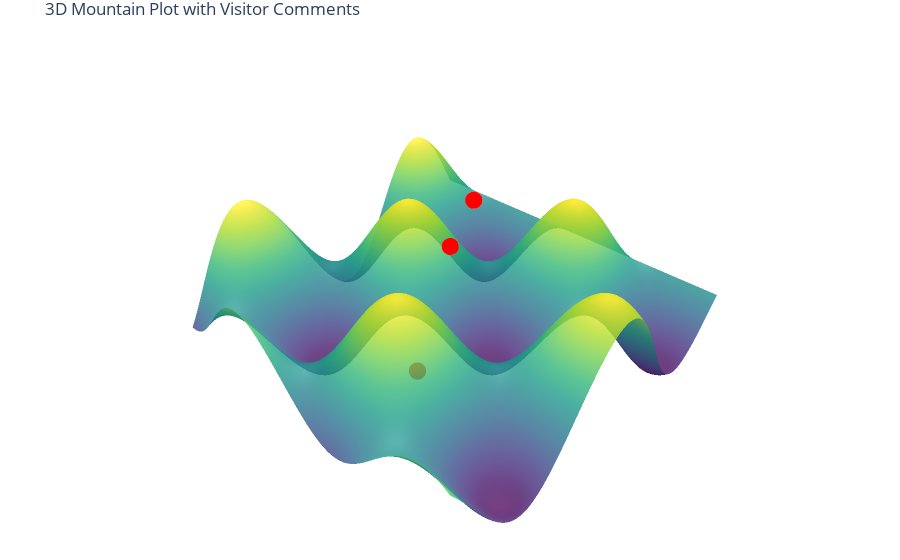

Write notebook code for a chart like this one.
### Code cell
import plotly.graph_objects as go
import numpy as np

# Generate synthetic terrain data
x = np.linspace(0, 100, 100)
y = np.linspace(0, 100, 100)
x_grid, y_grid = np.meshgrid(x, y)
z_grid = np.sin(x_grid / 10) * np.cos(y_grid / 10) * 20 + 50

# Visitor comment data
comments = [
    {"x": 20, "y": 30, "z": 60, "comment": "Amazing view!"},
    {"x": 80, "y": 70, "z": 55, "comment": "Saw a deer here."},
    {"x": 50, "y": 50, "z": 65, "comment": "Perfect spot for lunch."}
]

# Create the plot
fig = go.Figure()

# Add terrain surface (no hover info)
fig.add_trace(go.Surface(
    z=z_grid, x=x, y=y,
    colorscale='Viridis',
    opacity=0.8,
    showscale=False,
    hoverinfo='skip'  # Disable tooltips for surface
))

# Add red comment markers
fig.add_trace(go.Scatter3d(
    x=[c["x"] for c in comments],
    y=[c["y"] for c in comments],
    z=[c["z"] for c in comments],
    mode='markers',
    marker=dict(size=6, color='red'),
    text=[c["comment"] for c in comments],
    hoverinfo='text',
    name='Comments'
))

# Clean up axes and layout
fig.update_layout(
    title="3D Mountain Plot with Visitor Comments",
    scene=dict(
        xaxis=dict(visible=False),
        yaxis=dict(visible=False),
        zaxis=dict(visible=False),
        bgcolor='white'
    ),
    margin=dict(l=0, r=0, t=30, b=0),
    showlegend=False
)

fig.show()

### Figure 1 — Plotly figure (JSON) as saved in the notebook; plotly's stock layout.template omitted (floating-point values rounded to 4 significant figures; data arrays with more than 128 entries replaced by an {"elided": "..."} marker saying what was removed)
{"data": [{"colorscale": [[0, "#440154"], [0.1111, "#482878"], [0.2222, "#3e4989"], [0.3333, "#31688e"], [0.4444, "#26828e"], [0.5556, "#1f9e89"], [0.6667, "#35b779"], [0.7778, "#6ece58"], [0.8889, "#b5de2b"], [1, "#fde725"]], "hoverinfo": "skip", "opacity": 0.8, "showscale": false, "type": "surface", "x": [0, 1.01, 2.02, 3.03, 4.04, 5.051, 6.061, 7.071, 8.081, 9.091, 10.1, 11.11, 12.12, 13.13, 14.14, 15.15, 16.16, 17.17, 18.18, 19.19, 20.2, 21.21, 22.22, 23.23, 24.24, 25.25, 26.26, 27.27, 28.28, 29.29, 30.3, 31.31, 32.32, 33.33, 34.34, 35.35, 36.36, 37.37, 38.38, 39.39, 40.4, 41.41, 42.42, 43.43, 44.44, 45.45, 46.46, 47.47, 48.48, 49.49, 50.51, 51.52, 52.53, 53.54, 54.55, 55.56, 56.57, 57.58, 58.59, 59.6, 60.61, 61.62, 62.63, 63.64, 64.65, 65.66, 66.67, 67.68, 68.69, 69.7, 70.71, 71.72, 72.73, 73.74, 74.75, 75.76, 76.77, 77.78, 78.79, 79.8, 80.81, 81.82, 82.83, 83.84, 84.85, 85.86, 86.87, 87.88, 88.89, 89.9, 90.91, 91.92, 92.93, 93.94, 94.95, 95.96, 96.97, 97.98, 98.99, 100], "y": [0, 1.01, 2.02, 3.03, 4.04, 5.051, 6.061, 7.071, 8.081, 9.091, 10.1, 11.11, 12.12, 13.13, 14.14, 15.15, 16.16, 17.17, 18.18, 19.19, 20.2, 21.21, 22.22, 23.23, 24.24, 25.25, 26.26, 27.27, 28.28, 29.29, 30.3, 31.31, 32.32, 33.33, 34.34, 35.35, 36.36, 37.37, 38.38, 39.39, 40.4, 41.41, 42.42, 43.43, 44.44, 45.45, 46.46, 47.47, 48.48, 49.49, 50.51, 51.52, 52.53, 53.54, 54.55, 55.56, 56.57, 57.58, 58.59, 59.6, 60.61, 61.62, 62.63, 63.64, 64.65, 65.66, 66.67, 67.68, 68.69, 69.7, 70.71, 71.72, 72.73, 73.74, 74.75, 75.76, 76.77, 77.78, 78.79, 79.8, 80.81, 81.82, 82.83, 83.84, 84.85, 85.86, 86.87, 87.88, 88.89, 89.9, 90.91, 91.92, 92.93, 93.94, 94.95, 95.96, 96.97, 97.98, 98.99, 100], "z": {"elided": "100x100 float values"}}, {"hoverinfo": "text", "marker": {"color": "red", "size": 6}, "mode": "markers", "name": "Comments", "text": ["Amazing view!", "Saw a deer here.", "Perfect spot for lunch."], "type": "scatter3d", "x": [20, 80, 50], "y": [30, 70, 50], "z": [60, 55, 65]}], "layout": {"margin": {"b": 0, "l": 0, "r": 0, "t": 30}, "scene": {"bgcolor": "white", "xaxis": {"visible": false}, "yaxis": {"visible": false}, "zaxis": {"visible": false}}, "showlegend": false, "title": {"text": "3D Mountain Plot with Visitor Comments"}}}
